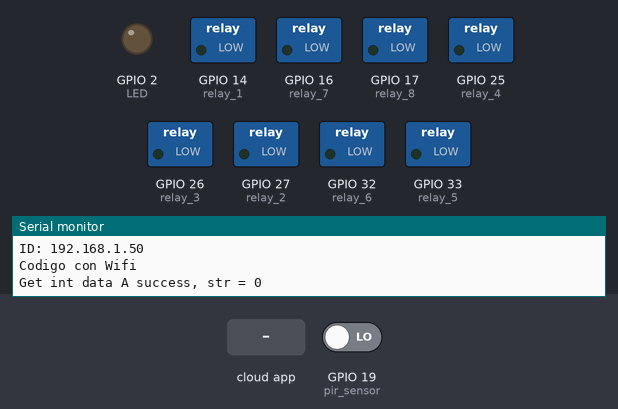
This sketch was run on a simulated ESP32. Parts: switched loads named in the sketch (green lamp = pin HIGH), output pins drawn as LEDs (lit = HIGH), the last lines printed to the serial monitor. The inputs (shaded band) are chosen by the test bench; at power-on: GPIO 19 (pir_sensor) LOW. WiFi joins after 1.5 s; servers stay silent unless stated; the Firebase database answers and starts empty.

Above: at 3.0 s.
3.1 s: GPIO 19 (pir_sensor) driven HIGH
At 5.3 s:
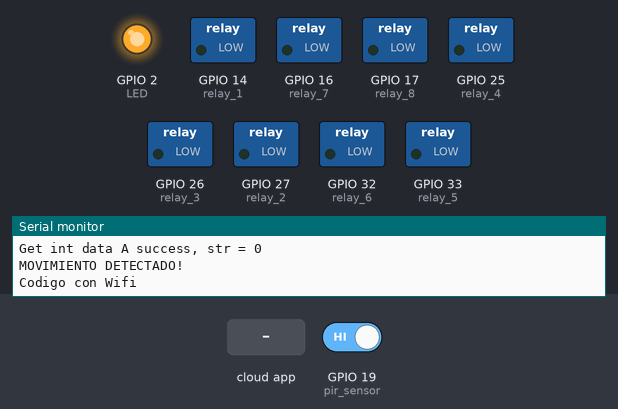
8.0 s: the phone or cloud app sets relay_2 to 1
At 11.3 s:
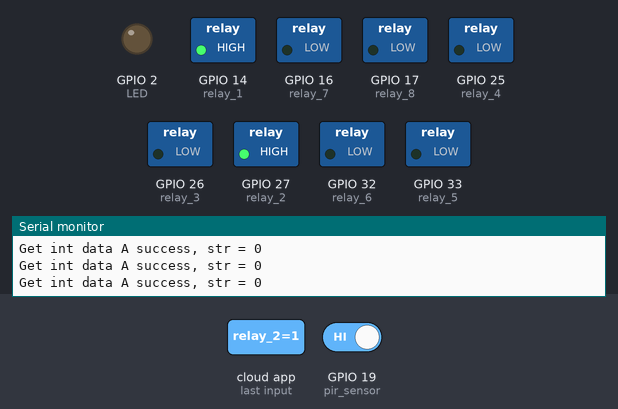
11.6 s: the phone or cloud app sets relay_3 to 2
At 13.3 s:
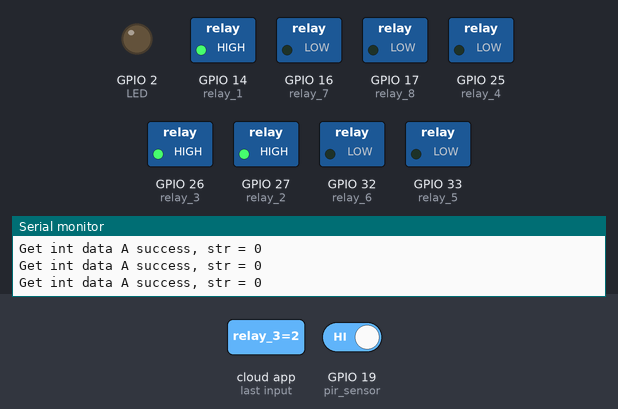
14.1 s: the phone or cloud app sets relay_4 to 3
At 16.3 s:
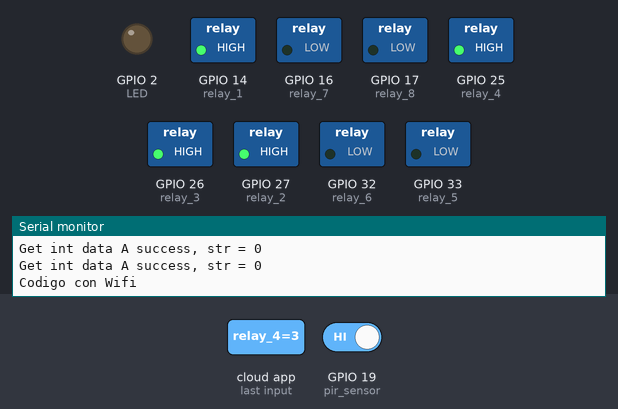
16.6 s: the phone or cloud app sets relay_5 to 4
At 18.6 s:
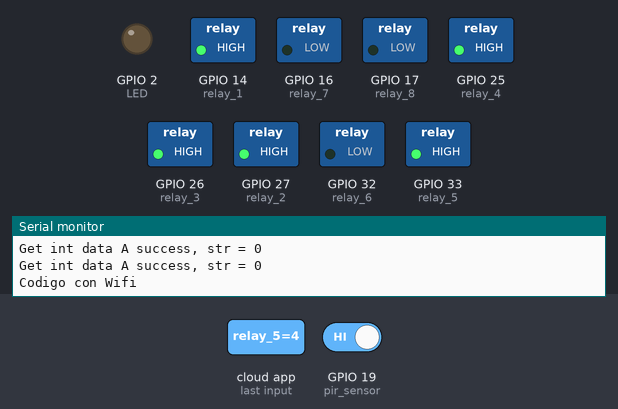
19.1 s: the phone or cloud app sets relay_6 to 90
At 20.6 s:
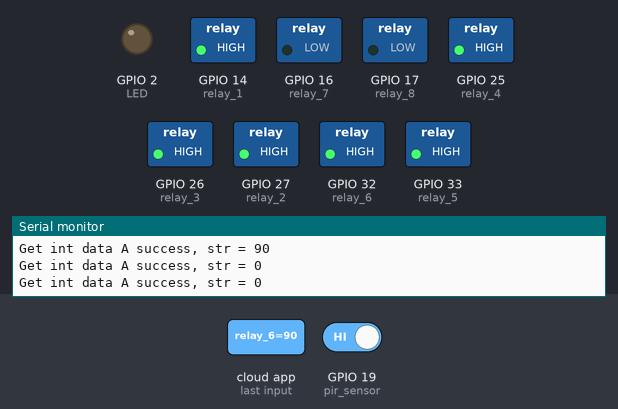
Timing chart, 0 to 22.1 s (numbered marks = the images above; inputs shaded):
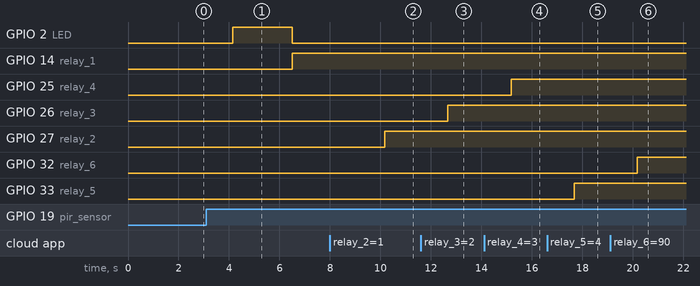

Measured:
- after the input at 3.1 s, GPIO 2 (LED): LOW → HIGH after 1.1 s, → LOW 2.4 s later; GPIO 14 (relay_1): LOW → HIGH after 3.4 s
- after the input at 8.0 s, GPIO 27 (relay_2): LOW → HIGH after 2.2 s
- after the input at 11.6 s, GPIO 26 (relay_3): LOW → HIGH after 1.1 s
- after the input at 14.1 s, GPIO 25 (relay_4): LOW → HIGH after 1.1 s
- after the input at 16.6 s, GPIO 33 (relay_5): LOW → HIGH after 1.1 s
- after the input at 19.1 s, GPIO 32 (relay_6): LOW → HIGH after 1.1 s

The sketch:

final_config_refactor.ino
```cpp
#include <WiFi.h>
#include <WiFiMulti.h>
#include <millisDelay.h>
#include <FirebaseESP32.h>

#define LED 2  // esto prueba que esta funcionando el sensor. Enciende el led de la placa esp32 BORRAR
#define FIREBASE_HOST "test-bdd-5f5f7-default-rtdb.firebaseio.com"
#define FIREBASE_AUTH "HKXQvDUpyBepZpCVXQ0XRTqFsh9gmULP4cpRWU1n"

WiFiMulti wifiMulti;
FirebaseData fbdo;

const uint32_t waitTimeWifi = 5000;
const int pir_sensor = 19;  // el numero de pin del esp32 conectado al sensor pir
const int relay_1 = 14;     // el numero de pin del esp32 conectado relay
const int relay_2 = 27;     // el numero de pin del esp32 conectado relay
const int relay_3 = 26;     // el numero de pin del esp32 conectado relay
const int relay_4 = 25;     // el numero de pin del esp32 conectado relay
const int relay_5 = 33;     // el numero de pin del esp32 conectado relay
const int relay_6 = 32;     // el numero de pin del esp32 conectado relay
const int relay_7 = 16;     // el numero de pin del esp32 conectado relay
const int relay_8 = 17;     // el numero de pin del esp32 conectado relay
int statusRelay1 = 1;

int currentStatusPirSensor = LOW;   // estado actual del pin
int previousStatusPirSensor = LOW;  // estado anterior del pin
int pirSensorAutomatic = 0;
millisDelay pirSensorDelay;  // defino la variable de tiempo para el sensor pir

void setModeAllRelays() {  // setea los pines del  ESP32 en modo salida para accionar los relays
  pinMode(relay_1, OUTPUT);
  pinMode(relay_2, OUTPUT);
  pinMode(relay_3, OUTPUT);
  pinMode(relay_4, OUTPUT);
  pinMode(relay_5, OUTPUT);
  pinMode(relay_6, OUTPUT);
  pinMode(relay_7, OUTPUT);
  pinMode(relay_8, OUTPUT);
}

void setOffAllRelays() {
  digitalWrite(relay_1, LOW);
  digitalWrite(relay_2, LOW);
  digitalWrite(relay_3, LOW);
  digitalWrite(relay_4, LOW);
  digitalWrite(relay_5, LOW);
  digitalWrite(relay_6, LOW);
  digitalWrite(relay_7, LOW);
  digitalWrite(relay_8, LOW);
}

void setModePirSensor() {
  pinMode(pir_sensor, INPUT);  // setea el pin del  ESP32 en modo entrada para leer los datos del sensor pir
}

void readStatusPirSensor() {
  previousStatusPirSensor = currentStatusPirSensor;  //guarda el estado anterior que se encontraba el sensor
  currentStatusPirSensor = digitalRead(pir_sensor);  // lee el estado actual del sensor

  if (previousStatusPirSensor == LOW && currentStatusPirSensor == HIGH) {  // el estado pasa de LOW -> HIGH ---DETECTA MOVIMIENTO
    Firebase.getInt(fbdo, "/pir_sensor/time_seconds");
    pirSensorDelay.start(fbdo.intData()*1000);  // asigno el tiempo que va a estar encendio  el relay, es customizable por el usuario se pasa COMO PARAMETRO DESDE LA APLICACION
    digitalWrite(LED, HIGH);                                               // esto prueba que esta funcionando el sensor enciende el led de la placa esp32 BORRAR
    Serial.println("MOVIMIENTO DETECTADO!");                               // BORRAR
    digitalWrite(relay_1, 0);                                              // ENCIENDO EL RELAY 1
    statusRelay1 = 0;
  } else if (pirSensorDelay.justFinished()) {
    digitalWrite(LED, LOW);  //BORRAR SOLO DE PRUEBA
    Serial.println("MOVIMIENTO NO DETECTADO");
    digitalWrite(relay_1, 1);  // APAGO EL RELAY 1
    statusRelay1 = 1;
  }
}

void connectWifi() {
  Serial.println("\nIniciando multi Wifi");

  // Nacho
  wifiMulti.addAP("ARGENFARMA-CAMARA", "juansalierno2016");
  wifiMulti.addAP("JUANIBIANCA", "00429191276");
  wifiMulti.addAP("ssid_3", "contrasenna_3");

  // Gonza
  // wifiMulti.addAP("Aorus", "Elsa220263");
  // wifiMulti.addAP("GonzaloNahuelDP", "*GNahuel1993*");

  WiFi.mode(WIFI_STA);
  Serial.print("Conectando a Wifi ...");
  while (wifiMulti.run(waitTimeWifi) != WL_CONNECTED) {
    Serial.print(".");
  }

  Serial.println("... Conectado");
  Serial.print("SSID: ");
  Serial.println(WiFi.SSID());
  Serial.print("ID: ");
  Serial.println(WiFi.localIP());
}

void updateWifi() {
  if (wifiMulti.run(waitTimeWifi) != WL_CONNECTED) {
    Serial.println("No conectado a Wifi!");
  }
}

void verifyConnectionWifi() {
  updateWifi();
  if (WiFi.status() == WL_CONNECTED) {
    Serial.println("Codigo con Wifi");
  } else {
    Serial.println("Codigo sin Wifi");
  }
  delay(1000);
}

void connectFirebase() {
  Firebase.begin(FIREBASE_HOST, FIREBASE_AUTH);
  Firebase.reconnectWiFi(true);
}

void updatePirSensorAutomatic() {
  if (Firebase.getInt(fbdo, "/pir_sensor/automatic")) {
    Serial.print("Get int data A success, str = ");
    Serial.println(fbdo.intData());
    pirSensorAutomatic = fbdo.intData();
  } else {
    Serial.print("Error in getInt, ");
    Serial.println(fbdo.errorReason());
  }
}

int getPinRelayByNumber(int relay_number) {
  int pinRelay = 0;
  switch (relay_number) {
    case 1:
      pinRelay = relay_1;
      break;
    case 2:
      pinRelay = relay_2;
      break;
    case 3:
      pinRelay = relay_3;
      break;
    case 4:
      pinRelay = relay_4;
      break;
    case 5:
      pinRelay = relay_5;
      break;
    case 6:
      pinRelay = relay_6;
      break;
    case 7:
      pinRelay = relay_7;
      break;
    case 8:
      pinRelay = relay_8;
      break;
    default:
      break;
  }

  return pinRelay;
}

void getStatusRelay(int relay_number) {
  if (Firebase.getInt(fbdo, "/relays/relay_" + (String)(relay_number))) {
    Serial.print("Get int data A success, str = ");
    Serial.println(fbdo.intData());
    digitalWrite(getPinRelayByNumber(relay_number), fbdo.intData());
  } else {
    Serial.print("Error in getInt, ");
    Serial.println(fbdo.errorReason());
  }
}

void setup() {
  Serial.begin(115200);
  delay(300);  // es para que el sensor PIR se estabilice con el ambiente

  setModePirSensor();
  setModeAllRelays();

  pinMode(LED, OUTPUT);  // esto prueba que esta funcionando el sensor enciende el led de la placa esp32 BORRAR
  setOffAllRelays();

  connectWifi();
  connectFirebase();
}

void loop() {
  verifyConnectionWifi();

  getStatusRelay(2);
  getStatusRelay(3);
  getStatusRelay(4);
  getStatusRelay(5);
  getStatusRelay(6);
  getStatusRelay(7);
  getStatusRelay(8);

  updatePirSensorAutomatic();
  if (pirSensorAutomatic == 0) {
    readStatusPirSensor();
    Firebase.setInt(fbdo, "/relays/relay_1", statusRelay1);
  } else {
    getStatusRelay(1);
  }
}
```
